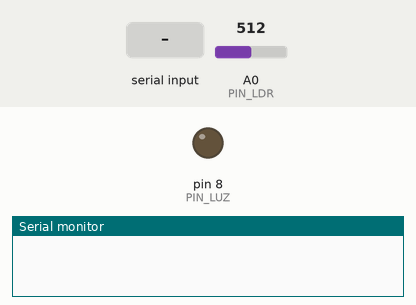
Simulated run of this sketch. Board: Arduino Uno, built with avr-gcc and run on an emulated ATmega328P. Parts: output pins drawn as LEDs (lit = HIGH), the last lines printed to the serial monitor. Inputs (shaded band) come from the test bench; at power-on: A0 (PIN_LDR) = 512.

Above: at 1.2 s.
1.3 s: "1" received over Serial
At 2.5 s:
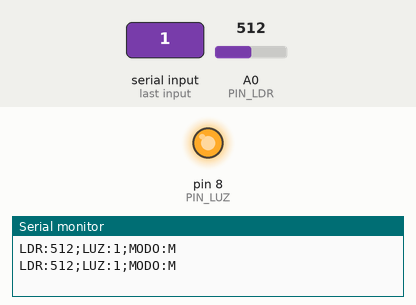
2.8 s: "A" received over the second serial link
At 3.6 s:
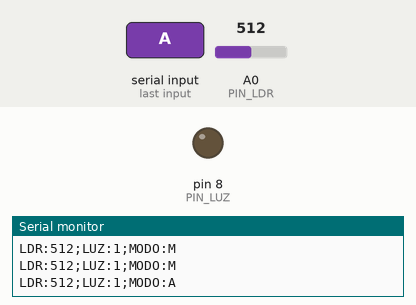
5.5 s: "1" received over the second serial link
At 6.7 s:
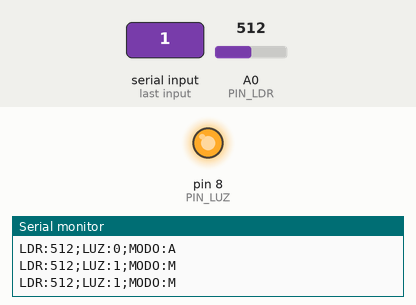
7.0 s: "0" received over the second serial link
At 8.0 s:
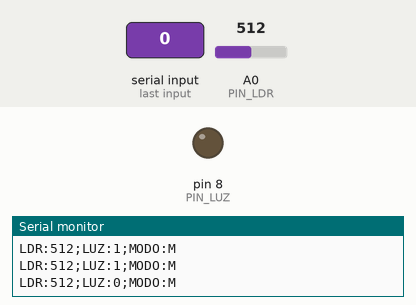
Timing chart, 0 to 9.5 s (numbered marks = the images above; inputs shaded):
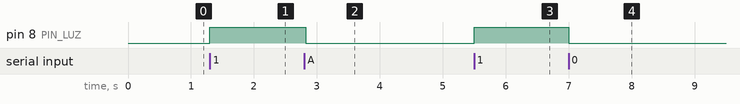

The sketch:

AlumbradoIoT.ino
```cpp
/*
  Alumbrado Exterior IoT - Arduino UNO + módulo Bluetooth HC-05
  -------------------------------------------------------------
  Es el mismo circuito de Tinkercad (LED en el pin 8 y LDR en A0)
  más el módulo HC-05 para comunicarse con el teléfono.

  Modo automático (por defecto): la LDR mide la luz ambiente.
    Si está oscuro enciende el LED; si hay luz lo apaga.

  Comandos que recibe (por Bluetooth o escritos en el Monitor Serie):
    '1' -> enciende la luz y pasa a modo manual
    '0' -> apaga la luz y pasa a modo manual
    'A' -> vuelve al modo automático
  ('1' y '0' son los mismos que envía la app InterruptorBT)

  Envía el estado cada 2 segundos y también apenas recibe un comando.
  Ejemplo:  LDR:523;LUZ:1;MODO:A
    LDR  = lectura del sensor (0 a 1023, más oscuro = número más bajo)
    LUZ  = 1 encendida / 0 apagada
    MODO = A automático / M manual

  Conexiones:
    LED:   pin 8 -> resistencia 220 ohm -> pata larga del LED; pata corta -> GND
    LDR:   5V -> LDR -> A0  y  A0 -> resistencia 10k -> GND
    HC-05: VCC -> 5V   GND -> GND
           TXD -> pin 10
           RXD <- pin 11 a través de un divisor de voltaje
                  (1k desde el pin 11 hasta RXD, y 2k desde RXD a GND),
                  porque el RXD del módulo trabaja a 3.3V y el Arduino entrega 5V
*/

#include <SoftwareSerial.h>

const int PIN_LUZ = 8;
const int PIN_LDR = A0;
const int PIN_RX_ARDUINO = 10;   // recibe lo que envía el HC-05 (su pin TXD)
const int PIN_TX_ARDUINO = 11;   // envía hacia el HC-05 (su pin RXD)

// Umbrales de oscuridad: ajústalos mirando los valores en el Monitor Serie.
// Son dos valores distintos para que el LED no parpadee cuando la luz
// ambiente queda justo en el límite.
const int UMBRAL_ENCENDER = 300;  // bajo este valor se considera de noche
const int UMBRAL_APAGAR   = 400;  // sobre este valor se considera de día

const unsigned long INTERVALO_ENVIO = 2000;  // milisegundos entre envíos de estado

SoftwareSerial bluetooth(PIN_RX_ARDUINO, PIN_TX_ARDUINO);

bool modoAutomatico = true;
bool luzEncendida = false;
unsigned long ultimoEnvio = 0;

void cambiarLuz(bool encender) {
  luzEncendida = encender;
  digitalWrite(PIN_LUZ, encender ? HIGH : LOW);
}

void enviarEstado(int valorLdr) {
  String estado = "LDR:" + String(valorLdr)
                + ";LUZ:" + String(luzEncendida ? 1 : 0)
                + ";MODO:" + String(modoAutomatico ? "A" : "M");
  bluetooth.println(estado);  // al teléfono
  Serial.println(estado);     // al Monitor Serie del computador
}

void procesarComando(char comando) {
  if (comando == '1') {
    modoAutomatico = false;
    cambiarLuz(true);
  } else if (comando == '0') {
    modoAutomatico = false;
    cambiarLuz(false);
  } else if (comando == 'A' || comando == 'a') {
    modoAutomatico = true;
  } else {
    return;  // cualquier otro carácter (por ejemplo el salto de línea) se ignora
  }
  // Responde de inmediato para que la app sepa que la orden llegó
  enviarEstado(analogRead(PIN_LDR));
}

void setup() {
  pinMode(PIN_LUZ, OUTPUT);
  cambiarLuz(false);          // parte apagada
  Serial.begin(9600);         // Monitor Serie
  bluetooth.begin(9600);      // velocidad por defecto del HC-05
}

void loop() {
  int valorLdr = analogRead(PIN_LDR);

  // 1) Comandos que llegan del teléfono o del Monitor Serie
  if (bluetooth.available()) {
    procesarComando(bluetooth.read());
  }
  if (Serial.available()) {
    procesarComando(Serial.read());
  }

  // 2) En modo automático la LDR decide
  if (modoAutomatico) {
    if (!luzEncendida && valorLdr < UMBRAL_ENCENDER) {
      cambiarLuz(true);
    } else if (luzEncendida && valorLdr > UMBRAL_APAGAR) {
      cambiarLuz(false);
    }
  }

  // 3) Cada 2 segundos informa el estado (monitoreo)
  if (millis() - ultimoEnvio >= INTERVALO_ENVIO) {
    ultimoEnvio = millis();
    enviarEstado(valorLdr);
  }
}
```

Measured:
- after the input at 1.3 s, pin 8 (PIN_LUZ): LOW → HIGH at once
- after the input at 2.8 s, pin 8 (PIN_LUZ): HIGH → LOW at once
- after the input at 5.5 s, pin 8 (PIN_LUZ): LOW → HIGH at once
- after the input at 7.0 s, pin 8 (PIN_LUZ): HIGH → LOW at once
